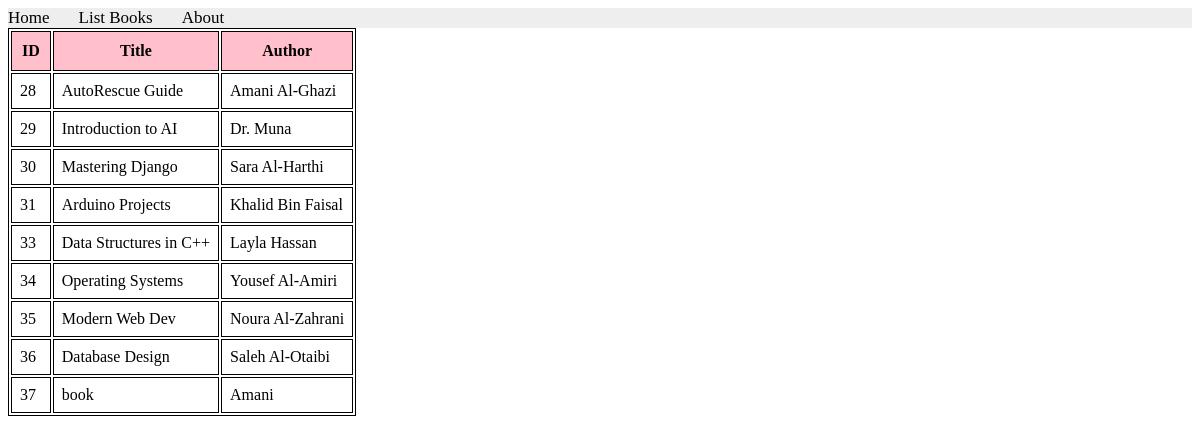
The page /books/lab8/task2/ on the database as committed earlier.
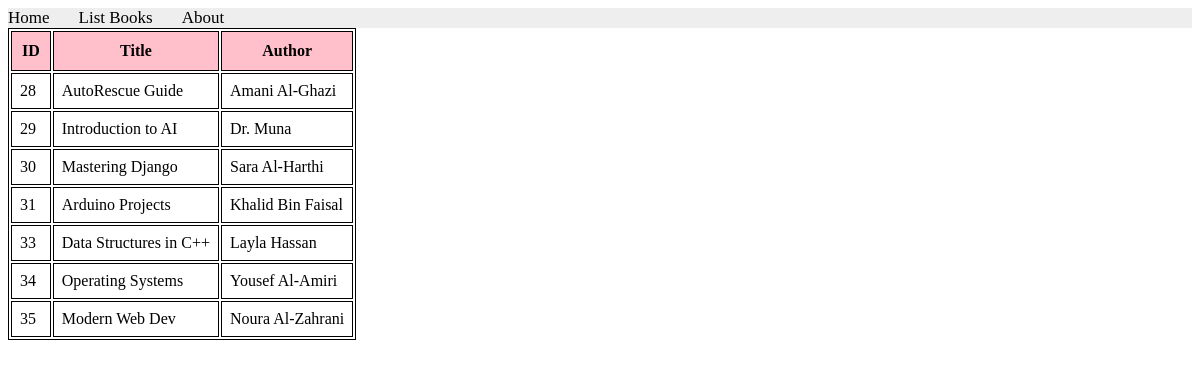
The same page on the database as committed later.
### apps/bookmodule/models.py (models this page shows)
class Book(models.Model):
    title = models.CharField(max_length=50)
    author = models.CharField(max_length=50)
    price = models.FloatField(default=0.0)
    edition = models.SmallIntegerField(default=1)

### apps/bookmodule/views.py (the view)
# urls.py: path('lab8/task2/', views.task2),
def task2(request):
   books = Book.objects.filter(Q(edition__lte=50))
   return render(request, 'bookmodule/bookList.html', {'books':books})

### apps/templates/bookmodule/bookList.html (shortened to what this page needs)
{% extends "Layouts/base.html" %}
{% load static %}
{% block content %}
<table>
    <tr>
         <th>ID</th>
         <th>Title</th>
         <th>Author</th>
    </tr>
{% for book in books %}
    <tr>
        <td>{{book.id}}</td>
        <td>{{book.title}}</td>
        <td>{{book.author}}</td>
    </tr>
{% endfor %}
</table>
{% endblock content %}

Rows that differ between the two databases and show on the page:
removed Book: id "36", title "Database Design", author "Saleh Al‑Otaibi"
removed Book: id "37", title "book", author "Amani"
